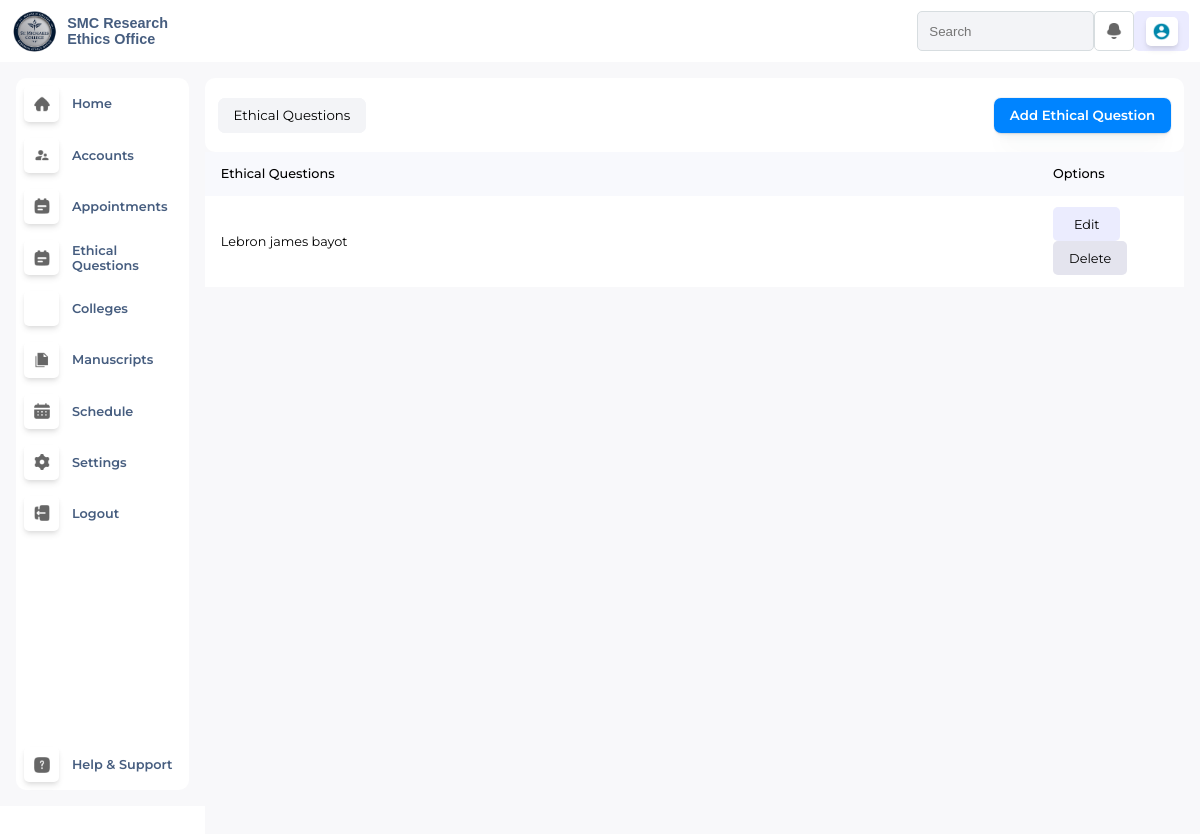
Before: /adminEthicalRiskQuestions/ with the older database file.
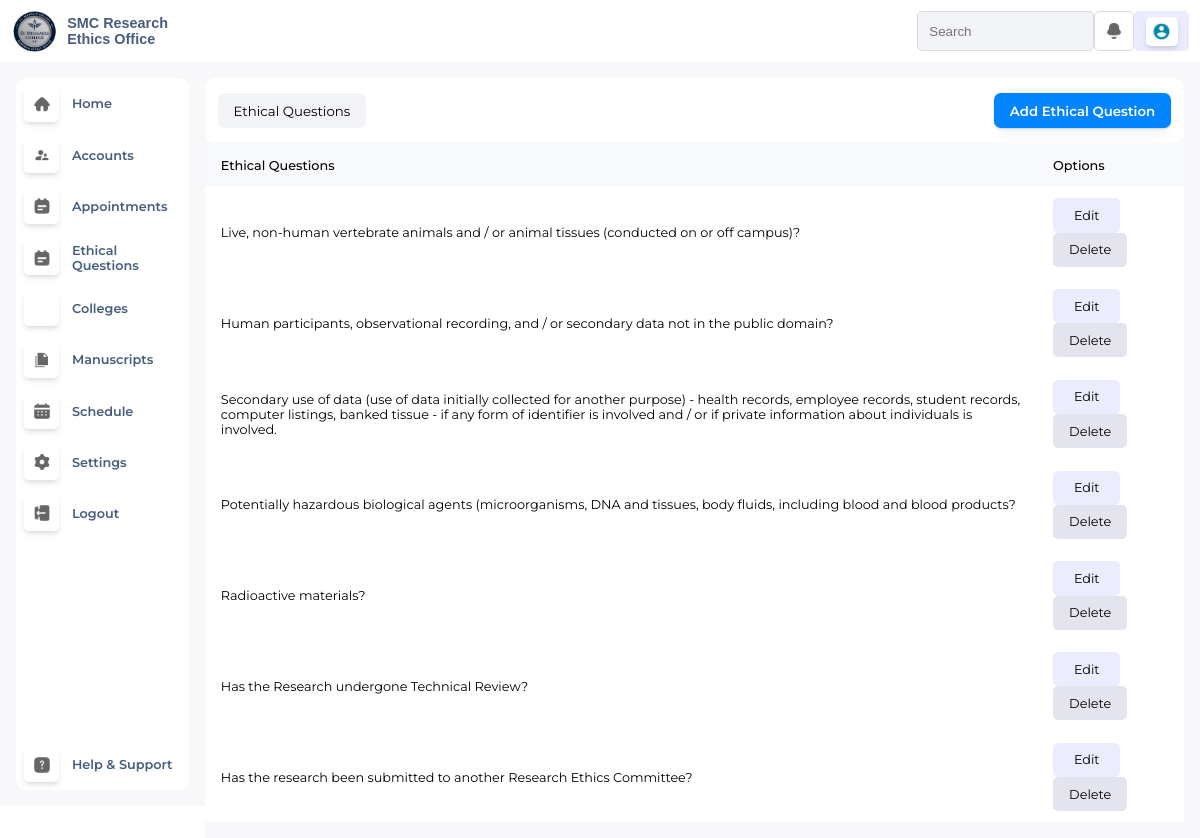
After: the same page with the newer database file.
### EthicsApp/views/models.py (models this page shows, shortened)
class EthicalRiskQuestions(models.Model):
    ethicalQuestions = models.CharField(max_length=350, null=True)

### EthicsApp/views/adminDashboard.py (the view)
# urls.py: re_path(r'^adminEthicalRiskQuestions/$', views.adminEthicalRiskQuestions, name='adminEthicalRiskQuestions'),
def adminEthicalRiskQuestions(request):
    profile_picture = request.session.get('profile_picture', None)
    account_type = request.session.get('account_type', None)
    ethicalRiskQuestions_data = [
        {
            'id': question.id,  # Include the ID here
            'ethicalQuestions': question.ethicalQuestions,
        }
        for question in EthicalRiskQuestions.objects.all()
    ]
    context = {
        'profile_picture': profile_picture,
        'account_type': account_type,
        'ethicalRiskQuestions': ethicalRiskQuestions_data,
    }
    return render(request, 'admin/adminEthicalQuestions.html', context)

### EthicsApp/templates/admin/adminEthicalQuestions.html (shortened to what this page needs)
{% extends "master.html" %}
{% load static %}
{% block css %}
<link rel="stylesheet" href="{% static './css/adminDashboard.css' %}">
<link rel="stylesheet" href="{% static './css/adminEthicalRiskQuestions.css' %}">
<link rel="stylesheet" href="https://cdnjs.cloudflare.com/ajax/libs/font-awesome/6.6.0/css/all.min.css"
 />
{% endblock %}
{% block content %}
<div class="MainContainer">
  {% include './adminTopNav.html' %}
  <div class="MC-Bottom">
      {% include './adminNav.html' %}
      <div id="College-Content">
          <div class="CC-Top">
              <div class="CCT-Left">
                  <button id="ListOfEthicalAnswers">Ethical Questions</button>
              </div>
              <div class="CCT-Right">
                  <button id="AddEthicalRiskQuestions-btn">Add Ethical Question</button>
              </div>
          </div>
          <div id="StudentAcc-Area">
              <table>
                  <tr>
                      <th>Ethical Questions</th>
                      <th>Options</th>
                  </tr>
                  {% for x in ethicalRiskQuestions %}
                  <tr>
                      <td>{{ x.ethicalQuestions }}</td>
                      <td>
                          <button class="TableEdit-Btn" type="button">Edit</button>
                          <a href="{% url 'adminDeleteEthicalRiskQuestions' x.id %}" onclick="return confirm('Are you sure you want to delete this question?');">
                              <button class="TableDelete-Btn" type="button">Delete</button>
                          </a>
                      </td>
                  </tr>
                  {% endfor %}
              </table>
          </div>
      </div>
  </div>
</div>
{% endblock %}

### EthicsApp/templates/master.html (shortened to what this page needs)
{% load static %}
<!DOCTYPE html>
<html lang="en">
<head>
    <link rel="stylesheet" href="{% static 'css/master.css' %}">
    {% block css %}{% endblock %}
</head>
<body>
    {% block content %}
    {% endblock %}
</body>
</html>

### EthicsApp/templates/admin/adminTopNav.html (shortened to what this page needs)
<div class="MC-Top">
    <div class="MCT-Left">
<img src="../static/images/logo9.png" alt="">
        <h3>SMC Research Ethics Office</h3>
    </div>
    <div class="MCT-Middle">
    </div>
    <div class="MCT-Right">
        <input type="" name="" id="HomeSearch" placeholder="Search">
        <div class="NotifAdmin">
            <img src="../../static/images/Bell-Notification--Streamline-Flex.png" alt="">
        </div>
        <div class="ProfilePic">
            {% if profile_picture %}
                <img src="{{ profile_picture }}" alt="Profile Picture">
            {% else %}
              <div class="PPProf">
                <img src="../../static/images/Account-Circle-Fill--Streamline-Remix-Fill.png" alt="Default Profile">
              </div>
            {% endif %}
      </div>
    </div>
</div>

### EthicsApp/templates/admin/adminNav.html
<nav>
  <div class="nav-content">
    <ul>
      <a href="{% url 'adminDashboard' %}">
        <li class="{% if request.path == '/adminDashboard/' %}active{% endif %}">
          <div class="NavContainer">
            <img src="../../static/images/Home-2--Streamline-Flex.png" alt="">
          </div>
          <p>Home</p>
        </li>
      </a>
      <a href="{% url 'adminAccounts' %}">
        <li class="{% if request.path == '/adminAccounts/' %}active{% endif %}">
          <div class="NavContainer">
            <img src="../../static/images/Supervisor-Account-Fill--Streamline-Rounded-Fill---Material-Symbols.png" alt="">
          </div>
          <p>Accounts</p>
        </li>
      </a>
      <a href="{% url 'adminAppointments' %}">
        <li class="{% if request.path == '/adminAppointments/' %}active{% endif %}">
          <div class="NavContainer">
            <img src="../../static/images/Calendar-Note--Streamline-Plump (1).png" alt="">
          </div>
          <p>Appointments</p>
        </li>
      </a>
      <a href="{% url 'adminEthicalRiskQuestions' %}">
        <li class="{% if request.path == '/admin/ethical-risk-questions/' %}active{% endif %}">
            <div class="NavContainer">
                <img src="../../static/images/Calendar-Note--Streamline-Plump (1).png" alt="">
            </div>
            <p>Ethical Questions</p>
        </li>
    </a>
      <a href="{% url 'adminColleges' %}">
        <li class="{% if request.path == '/adminColleges/' %}active{% endif %}">
          <div class="NavContainer">
            <img src="../../static/images/Graduation-Cap--Streamline-Sharp.png" alt="">
          </div>
          <p>Colleges</p>
        </li>
      </a>
      <a href="{% url 'adminManuscripts' %}">
        <li class="{% if request.path == '/adminManuscripts/' %}active{% endif %}">
          <div class="NavContainer">
            <img src="../../static/images/File-Copy-Fill--Streamline-Sharp-Fill---Material-Symbols.png" alt="">
          </div>
          <p>Manuscripts</p>
        </li>
      </a>
      <a href="{% url 'adminSchedule' %}">
        <li class="{% if request.path == '/adminSchedule/' %}active{% endif %}">
          <div class="NavContainer">
            <img src="../../static/images/Schedule--Streamline-Unicons.png" alt="">
          </div>
          <p>Schedule</p>
        </li>
      </a>
      <a href="{% url 'adminSettings' %}">
        <li class="{% if request.path == '/adminSettings/' %}active{% endif %}">
          <div class="NavContainer">
            <img src="../../static/images/Cog-Setting--Streamline-Micro.png" alt="">
          </div>
          <p>Settings</p>
        </li>
      </a>
      <a href="{% url 'logout' %}">
        <li>
          <div class="NavContainer">
            <img src="../../static/images/Logout-3--Streamline-Solar.png" alt="">
          </div>
          <p>Logout</p>
        </li>
      </a>
    </ul>
    <ul>
      <a href="{% url 'adminHelpSupport' %}">
        <li class="{% if request.path == '/adminHelpSupport/' %}active{% endif %}">
          <div class="NavContainer">
            <img src="../../static/images/Question-Square--Streamline-Solar.png" alt="">
          </div>
          <p>Help & Support</p>
        </li>
      </a>
    </ul>
  </div>
</nav>

### EthicsApp/static/css/master.css (style rules this page uses)
body { visibility: hidden; opacity: 0; transition: opacity 0.3s ease-in-out; }

### EthicsApp/static/css/adminDashboard.css (style rules this page uses)
* { margin: 0; padding: 0; }
body { overflow-y: hidden; font-family: "Montserrat", sans-serif; height: 90vh; background-color: var(--login-container); }
[data-theme="light"] { --bg-color: #f8f9ff; --text-color: #373131; --login-container: #ffffff; --border: #DCDCDE; --button-color: #0084ff; --button-hover: #0179e8; --container-border: #d7dde0; --h3-Top: #07192a; --input-bg: #f3f4f7; --icon-filter: brightness(0.5) invert(0.4); --nav-bg-icon: #f3f4f7; --nav-p: #465d7f; --nav-hover: #ebebff; --nav-p-hovered: black; --calendarView-btn-color: #f3f4f7; --modal-container: #ffffff; }
.MainContainer { width: 100%; height: 100%; background-color: var(--login-container); }
.MC-Top { height: 2.5rem; display: flex; justify-content: space-between; padding: 0.7rem; box-shadow: rgba(0, 0, 0, 0.16) 0px 1px 4px; }
.MC-Bottom { display: flex; height: 93vh; }
.MCT-Left { width: 20%; display: flex; align-items: center; }
.MCT-Middle { width: 80%; display: flex; align-items: center; }
.MCT-Right { width: 30%; display: flex; justify-content: space-between; }
.MCT-Left img { width: 2.9rem; height: 2.9rem; margin-right: 0.6rem; }
.MCT-Left h3 { font-size: 0.9rem; font-family: Arial; color: var(--nav-p); }
.MCT-Right input { background-color: var(--input-bg); border: none; padding: 0.7rem; width: 57%; border: 1px solid var(--container-border); border-radius: 5px; }
.NotifAdmin { padding: 0.6rem 0.7rem; display: flex; justify-content: center; align-items: center; border-radius: 5px; border: 1px solid var(--container-border); }
.NotifAdmin img { filter: var(--icon-filter); width: 1rem; height: 1rem; }
nav { width: 15%; display: flex; flex-direction: column; background-color: #f8f8fa; padding: 1rem; }
.nav-content { display: flex; flex-direction: column; justify-content: space-between; height: 100%; background-color: var(--modal-container); border-radius: 10px; }
nav ul { list-style: none; padding: 0; margin: 0; }
nav ul li { display: flex; align-items: center; padding: 0.5rem; font-size: 0.8rem; }
.NavContainer { padding: 0.6rem; display: flex; justify-content: center; align-items: center; border-radius: 5px; margin-right: 0.8rem; box-shadow: rgba(0, 0, 0, 0.1) 0px 4px 6px -1px, rgba(0, 0, 0, 0.06) 0px 2px 4px -1px; }
nav ul li img { filter: var(--icon-filter); width: 1rem; height: 1rem; }
nav ul li p { font-weight: 560; color: var(--nav-p); }
nav ul a { text-decoration: none; }
table th { background-color: #f8f9fd; }
.ProfilePic { display: flex; justify-content: center; align-items: center; padding: 0.4rem 0.7rem; border-radius: 5px; background-color: var(--nav-hover); }
.ProfilePic img { width: 1.8rem; height: 1.8rem; border-radius: 50%; object-fit: cover; }
.PPProf { border-radius: 5px; padding: 0.3rem 0.4rem; background-color: var(--modal-container); display: flex; justify-content: center; align-items: center; box-shadow: rgba(0, 0, 0, 0.1) 0px 4px 6px -1px, rgba(0, 0, 0, 0.06) 0px 2px 4px -1px; }
.PPProf img { width: 1.2rem; height: 1.2rem; object-fit: cover; filter: invert(34%) sepia(88%) saturate(7471%) hue-rotate(180deg) brightness(1.1) contrast(1); }
.TableEdit-Btn { background-color: #ebecfe; border: none; color: black; padding: 0.6rem 1.3rem; border-radius: 5px; font-family: "Montserrat", sans-serif; font-size: 0.8rem; }
.TableDelete-Btn { font-size: 0.8rem; background-color: #e4e4ee; border: none; padding: 0.6rem 1rem; border-radius: 5px; font-family: "Montserrat", sans-serif; }

Changed rows visible on the page:
removed EthicalRiskQuestions: ethicalQuestions "Lebron james bayot"
added EthicalRiskQuestions: ethicalQuestions "Live, non-human vertebrate animals and / or animal tissues (conducted on or off campus)?"
added EthicalRiskQuestions: ethicalQuestions "Human participants, observational recording, and / or secondary data not in the public domain?"
added EthicalRiskQuestions: ethicalQuestions "Secondary use of data (use of data initially collected for another purpose) - health records, employee records, student records, computer listings, banked tissue - if any form of identifier is involved and / or if private information about individuals is involved."
added EthicalRiskQuestions: ethicalQuestions "Potentially hazardous biological agents (microorganisms, DNA and tissues, body fluids, including blood and blood products?"
added EthicalRiskQuestions: ethicalQuestions "Radioactive materials?"
added EthicalRiskQuestions: ethicalQuestions "Has the Research undergone Technical Review?"
added EthicalRiskQuestions: ethicalQuestions "Has the research been submitted to another Research Ethics Committee?"
Other visible differences:
new list line: "Edit Delete"
list line gone: "Edit Delete"
